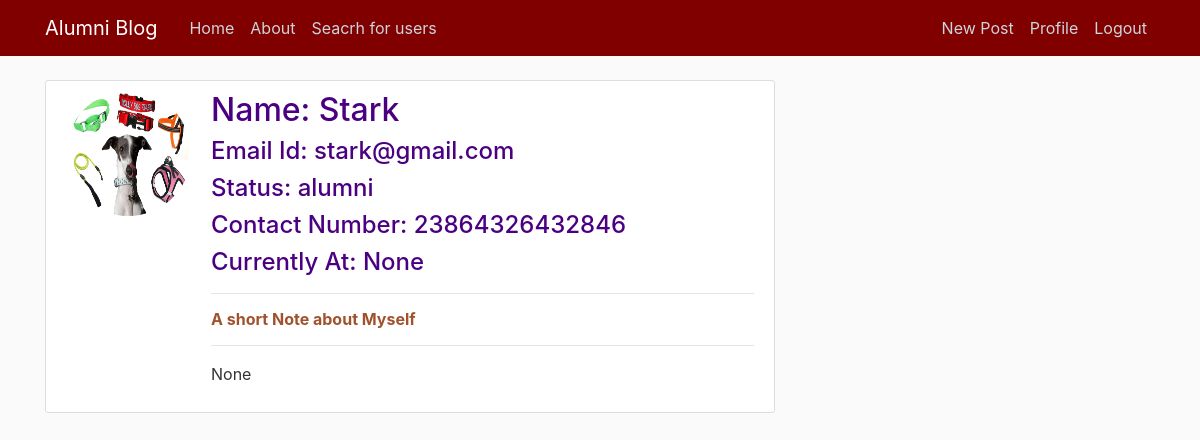
The app's page /promentor/14 (signed in) with its own data.
### alumni/models.py (models this page shows, shortened)
class Profile(models.Model):
    user = models.OneToOneField(User, on_delete=models.CASCADE)
    username = models.CharField(max_length=500,null=True)
    image = models.ImageField(default='default.jpg', upload_to='profile_pics')
    email_id = models.EmailField(null=True)
    mobile_no = models.IntegerField(null=True)
    current_year = models.CharField(null=True,choices=YEAR_CHOICES,max_length=500)
    status = models.CharField(default='choice',max_length=300,choices=STATUS_CHOICES)
    short_note_about_yourself = models.TextField(null=True)
    company_or_organisation = models.CharField(max_length=500,null=True)
    def __str__(self):
        return f'{self.user.username}'

### alumni/views.py (the view)
# urls.py: path('promentor/<int:project_id>',alumni_views.mentor_view,name='mentors'),
@login_required
def mentor_view(request,project_id,*args,**kwargs):
    objects = Projects.objects.get(id=project_id)
    template_name = "alumni/mentor.html"
    context = {'objects':objects}
    return render(request,template_name,context)

### alumni/templates/alumni/mentor.html
{% extends "alumni/base.html" %}
{% load crispy_forms_tags %}
{% block content %}
    <div class="content-section">
      <div class="media">
        {% for mentor in objects.mentor.all %}
        <img class="rounded-circle account-img" src="{{ mentor.image.url }}">
        <div class="media-body">
          <h2 style="color:indigo">Name: {{ mentor }}</h2>
          <h4 style="color:indigo">Email Id: {{ mentor.email_id }}</h4>
          <h4 style="color:indigo">Status: {{ mentor.status }}</h4>
          <h4 style="color:indigo">Contact Number: {{ mentor.mobile_no }} </h4>
          <h4 style="color:indigo">Currently At: {{ mentor.current_year}}</h4>
          <hr />
          <h6 style="color:sienna;"><b>A short Note about Myself</b></h6>
          <hr />
          <p>{{ mentor.short_note_about_yourself }}</p>
          {% endfor %}
        </div>
      </div>
{% endblock %}

### alumni/static/alumni/main.css (style rules this page uses)
body { background: #fafafa; color: #333333; margin-top: 5rem; }
h1, h2, h3, h4, h5, h6 { color: #444444; }
.content-section { background: #ffffff; padding: 10px 20px; border: 1px solid #dddddd; border-radius: 3px; margin-bottom: 20px; }
.account-img { height: 125px; width: 125px; margin-right: 20px; margin-bottom: 16px; }

### records on screen
Profile: image (picture), user.username "Stark", email_id "stark@gmail.com", status "alumni", mobile_no "23864326432846", current_year "None", short_note_about_yourself "None"
